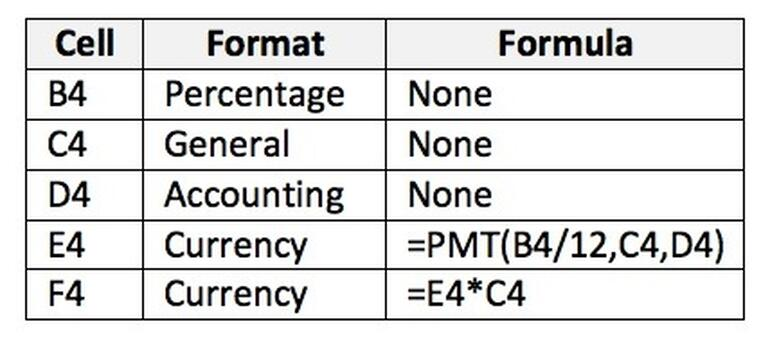
#> input picture OCR/resources/simple.png, 770 x 342 px, given in place of ., which was not available
$ python -i extract_tables.py   (imports and definitions only)
#> lines starting #> are read from the running program, lines starting #| are printed output that depends on the picture; after the words box and inside, x2 and y2 are one past the last pixel; in counts of white or black regions, pixels touching at a corner belong together; pictures that were not available may be replaced by others from this repository, and a replacement may not be noted
import os
import cv2

def find_tables(image):
    BLUR_KERNEL_SIZE = (17, 17)
    STD_DEV_X_DIRECTION = 0
    STD_DEV_Y_DIRECTION = 0
    blurred = cv2.GaussianBlur(image, BLUR_KERNEL_SIZE, STD_DEV_X_DIRECTION, STD_DEV_Y_DIRECTION)
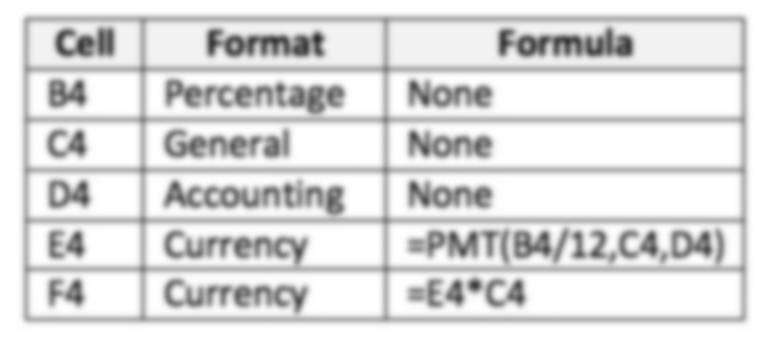
#> blurred: shape (342, 770); min 47, max 255, mean 221.9
    MAX_COLOR_VAL = 255
    BLOCK_SIZE = 15
    SUBTRACT_FROM_MEAN = -2

    img_bin = cv2.adaptiveThreshold(
        ~blurred,
        MAX_COLOR_VAL,
        cv2.ADAPTIVE_THRESH_MEAN_C,
        cv2.THRESH_BINARY,
        BLOCK_SIZE,
        SUBTRACT_FROM_MEAN,
    )
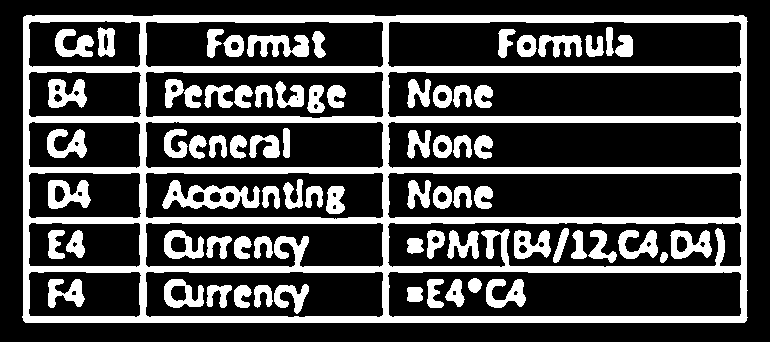
#> img_bin: shape (342, 770); 27.5% white; 74 white regions, largest, box (x1, y1, x2, y2) and area: (22, 15, 748, 323) 43283, (162, 180, 260, 209) 1460, (247, 35, 309, 57) 913
    vertical = horizontal = img_bin.copy()
    SCALE = 5
    image_width, image_height = horizontal.shape
#> image_width = 342; image_height = 770
    horizontal_kernel = cv2.getStructuringElement(cv2.MORPH_RECT, (int(image_width / SCALE), 1))
    horizontally_opened = cv2.morphologyEx(img_bin, cv2.MORPH_OPEN, horizontal_kernel)
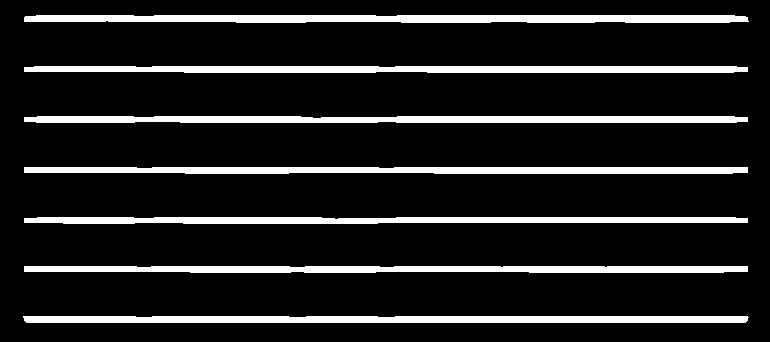
#> horizontally_opened: shape (342, 770); 12.8% white; 7 white regions, largest, box (x1, y1, x2, y2) and area: (24, 15, 749, 23) 5331, (23, 316, 749, 323) 5015, (24, 116, 748, 123) 4832
    vertical_kernel = cv2.getStructuringElement(cv2.MORPH_RECT, (1, int(image_height / SCALE)))
#> vertical_kernel = 154 values from 1 to 1
    vertically_opened = cv2.morphologyEx(img_bin, cv2.MORPH_OPEN, vertical_kernel)
#> vertically_opened: shape (342, 770); 2.6% white; 4 white regions, box (x1, y1, x2, y2) and area: (23, 16, 29, 324) 1841, (741, 16, 747, 324) 1840, (141, 17, 146, 324) 1535, (383, 17, 388, 324) 1535

    horizontally_dilated = cv2.dilate(horizontally_opened, cv2.getStructuringElement(cv2.MORPH_RECT, (40, 1)))
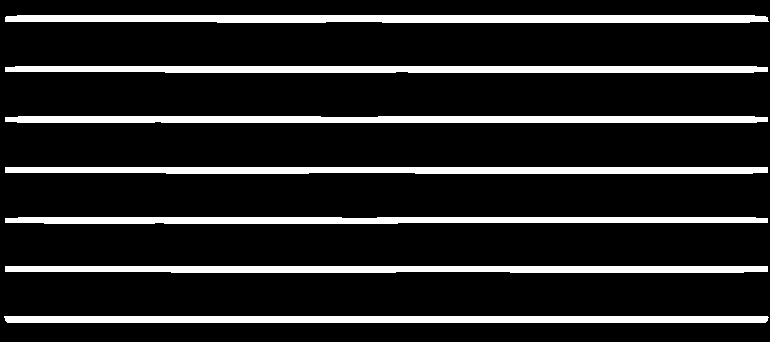
#> horizontally_dilated: shape (342, 770); 13.8% white; 7 white regions, largest, box (x1, y1, x2, y2) and area: (5, 15, 769, 23) 5791, (4, 316, 769, 323) 5338, (5, 116, 768, 123) 5229
    vertically_dilated = cv2.dilate(vertically_opened, cv2.getStructuringElement(cv2.MORPH_RECT, (1, 60)))
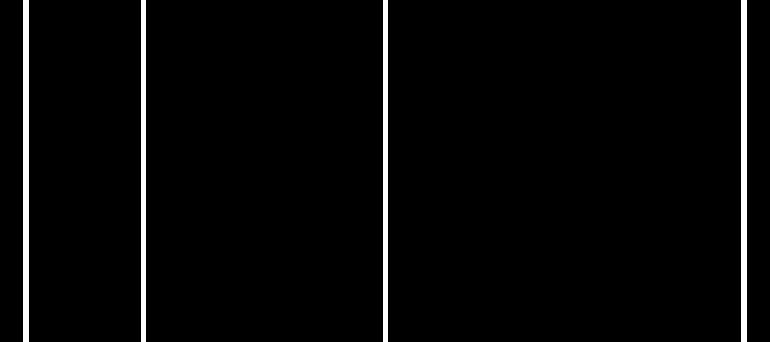
#> vertically_dilated: shape (342, 770); 2.9% white; 4 white regions

    mask = horizontally_dilated + vertically_dilated
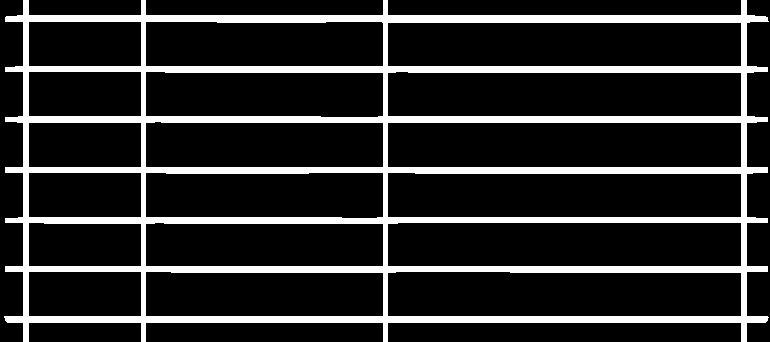
#> mask: shape (342, 770); min 0, max 255, mean 41.6
    contours, heirarchy = cv2.findContours(
        mask, cv2.RETR_EXTERNAL, cv2.CHAIN_APPROX_SIMPLE,
    )
#> contours = 1 contour; box (x1, y1, x2, y2) and area: (4, 0, 769, 342) 223974

    MIN_TABLE_AREA = 1e5
    contours = [c for c in contours if cv2.contourArea(c) > MIN_TABLE_AREA]
    perimeter_lengths = [cv2.arcLength(c, True) for c in contours]
#> perimeter_lengths = [2847.1]
    epsilons = [0.1 * p for p in perimeter_lengths]
#> epsilons = [284.7]
    approx_polys = [cv2.approxPolyDP(c, e, True) for c, e in zip(contours, epsilons)]
#> approx_polys = [[[5, 17], [23, 341], [767, 320], [746, 0]]]
    bounding_rects = [cv2.boundingRect(a) for a in approx_polys]
#> bounding_rects = [(5, 0, 763, 342)]

    images = [image[y:y+h, x:x+w] for x, y, w, h in bounding_rects]
#> images = 1 item
    return images

def main(files):
    results = []
    for f in files:
        directory, filename = os.path.split(f)
        image = cv2.imread(f, cv2.IMREAD_GRAYSCALE)
        tables = find_tables(image)
#> tables = 1 item
        files = []
        filename_sans_extension = os.path.splitext(filename)[0]
        if tables:
            os.makedirs(os.path.join(directory, filename_sans_extension), exist_ok=True)
        for i, table in enumerate(tables):
            table_filename = "table-{:03d}.png".format(i)
            table_filepath = os.path.join(
                directory, filename_sans_extension, table_filename
            )
            files.append(table_filepath)
            cv2.imwrite(table_filepath, table)
#> this loop made 1 pass
#> table_filename on pass 1: 'table-000.png'
#> pass 1, in main, `cv2.imwrite(table_filepath, table)`:
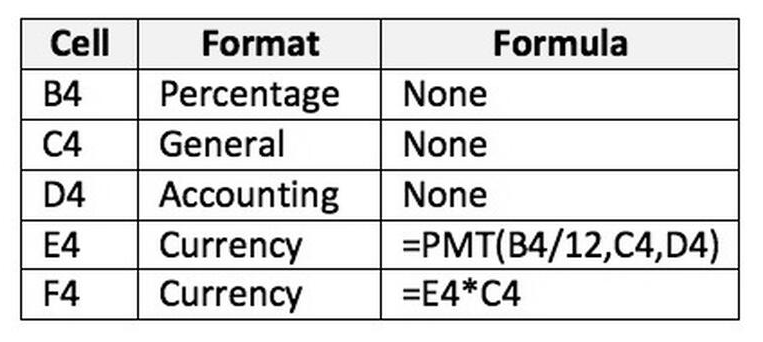
#> saved as table-000.png: shape (342, 763); min 0, max 255, mean 221.6
#> after the loop, files = ['./table-000.png']
#> pass 3 of the loop in main, `for f in files:`:
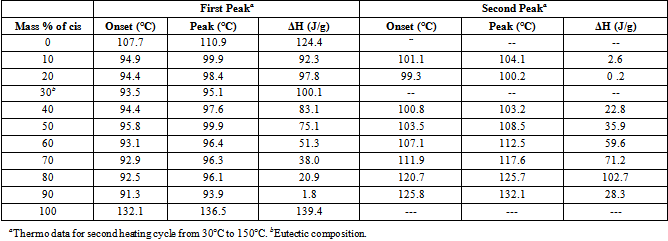
#> input picture OCR/resources/science_table.png, 668 x 241 px, given in place of , which was not available
#> image: shape (241, 668)
#> blurred: shape (241, 668)
#> in find_tables (call 3), `img_bin = cv2.adaptiveThreshold( ~blurred, MAX_COLOR_VAL, cv2.ADAPTIVE..`:
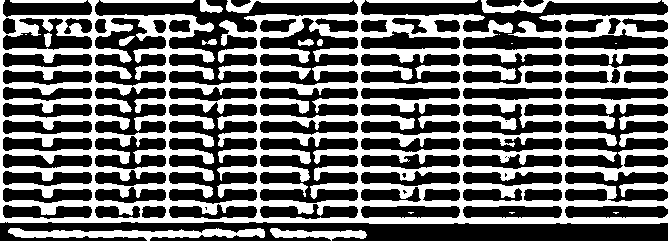
#> img_bin: shape (241, 668); 41.4% white; 25 white regions (7 under 20 px), largest, box (x1, y1, x2, y2) and area: (0, 0, 668, 224) 60402, (8, 228, 265, 241) 1776, (481, 0, 661, 13) 800
#> horizontally_opened: shape (241, 668); 25.7% white; 55 white regions, largest, box (x1, y1, x2, y2) and area: (0, 218, 668, 224) 3441, (0, 83, 668, 88) 3139, (0, 201, 668, 206) 3137
#> vertical_kernel = 133 values from 1 to 1
#> vertically_opened: shape (241, 668); 2.8% white; 7 white regions, largest, box (x1, y1, x2, y2) and area: (0, 0, 3, 223) 669, (92, 0, 95, 223) 669, (358, 0, 361, 223) 669
#> horizontally_dilated: shape (241, 668); 28.6% white; 20 white regions, largest, box (x1, y1, x2, y2) and area: (0, 218, 668, 224) 3599, (0, 49, 668, 54) 3304, (0, 66, 668, 71) 3301
#> vertically_dilated: shape (241, 668); 3.1% white; 7 white regions
#> mask: shape (241, 668)
#> contours = 1 contour; box (x1, y1, x2, y2) and area: (0, 0, 668, 241) 131136
#> perimeter_lengths = [5547]
#> epsilons = [554.7]
#> approx_polys = [[[0, 0], [667, 223]]]
#> bounding_rects = [(0, 0, 668, 224)]
#> the loop in main, `for i, table in enumerate(tables):` made 1 pass
#> pass 1, in main, `cv2.imwrite(table_filepath, table)`:
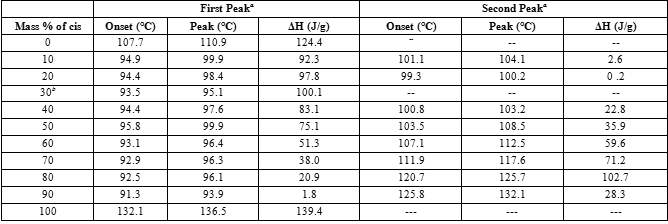
#> saved as table-000.png: shape (224, 668); min 0, max 255, mean 229.3
#> after the loop in main, `for i, table in enumerate(tables):`: files = ['/table-000.png']
#> the loop made 5 passes; the first 3 are shown
        if tables:
            results.append((f, files))
    # Results is [[<input image>, [<images of detected tables>]]]
    return results

#> (the run stopped early here; a loop or call above may not have finished)
